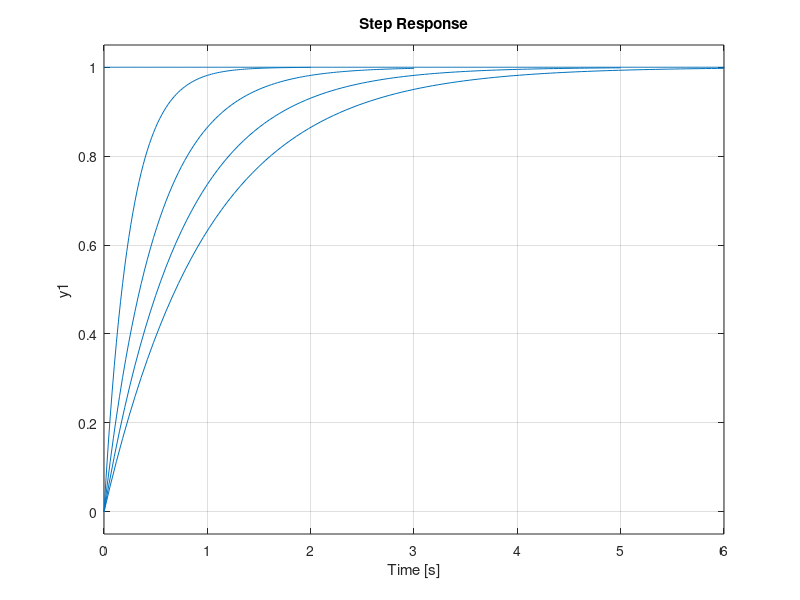

Recreate this plot in MATLAB.
% info
% First Order System Transfer Function
% This script defines a first-order transfer function using the transfer function (tf) command in MATLAB.
% It specifies the system parameters, including gain, resistance, and capacitance.
% The transfer function is then created using these parameters.

k = 1;                  % Gain
R = 10e3;               % Resistance
C = 1e-7;               % Capacitance
T = R*C;                % Time constant
num = k;                % Numerator coefficients
for index = 0:0.25:1
    den = [index 1] ;   % Denominator coefficients
    G = tf(num, den)    % Transfer function
    hold on;
    step(G);           % Step response
end
% G = tf([k],[T 1]); % Alternative way to define transfer function
